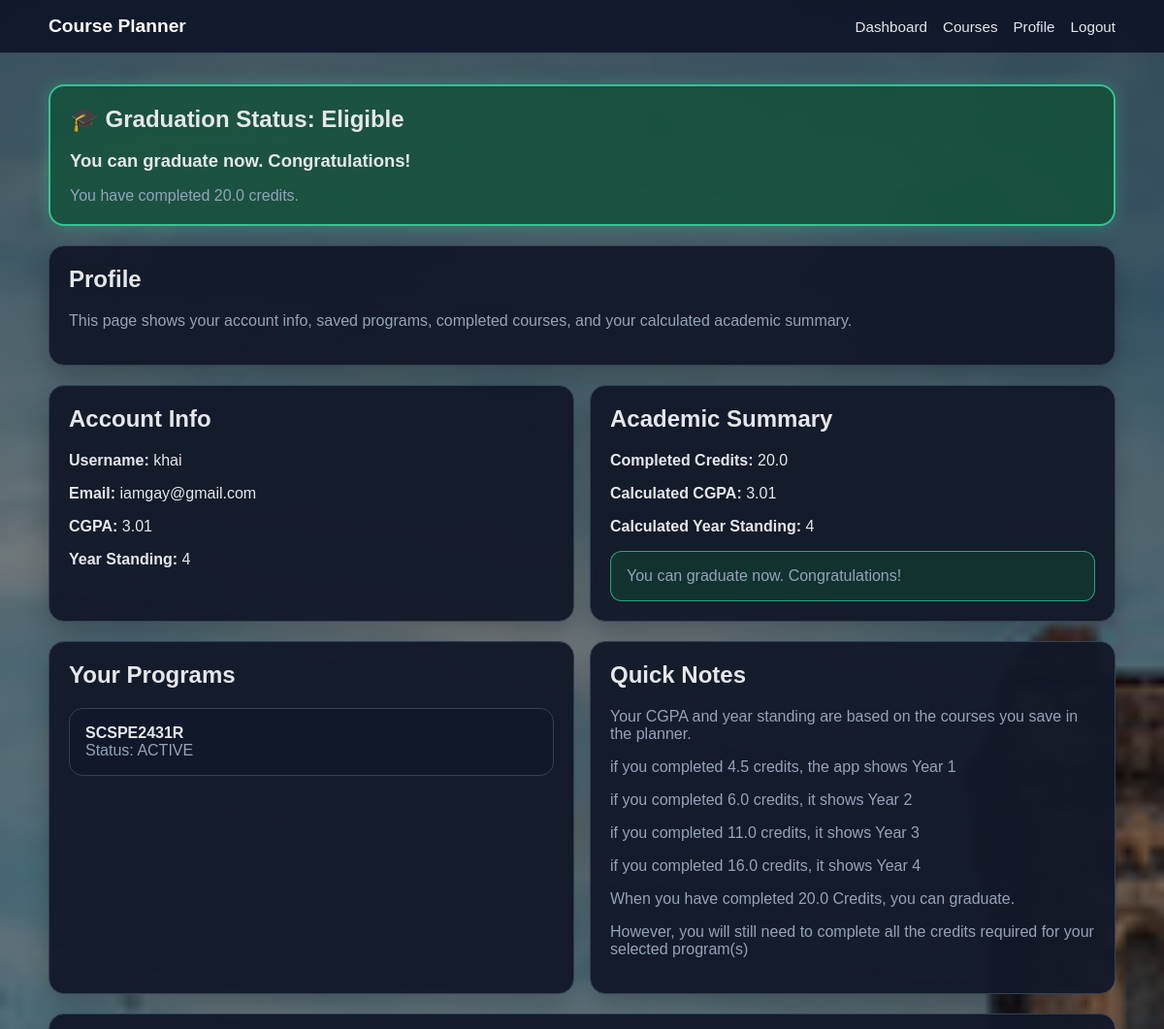
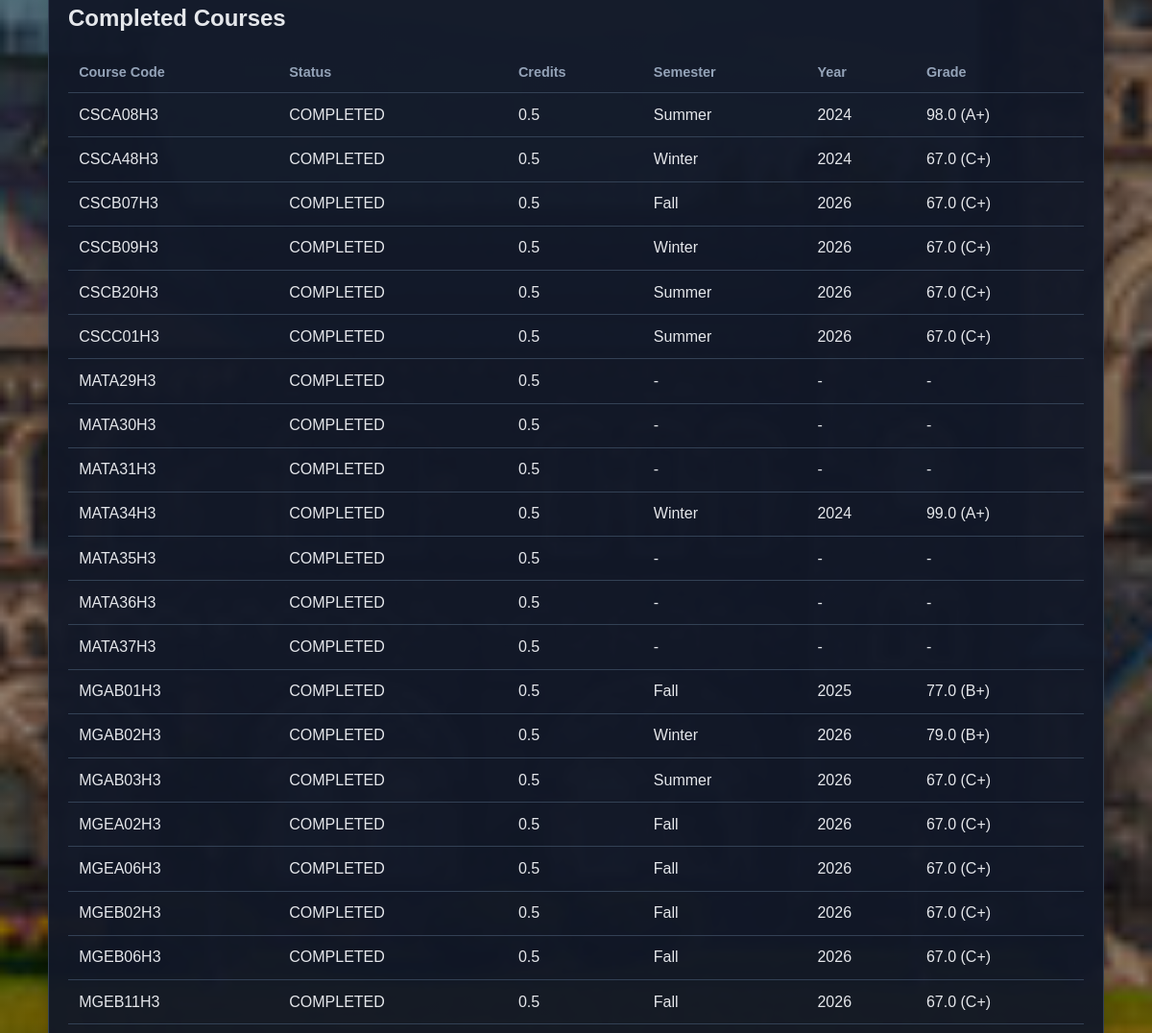
/profile (signed in, upper part), run on an earlier commit of the app's database (2 pictures, top to bottom).
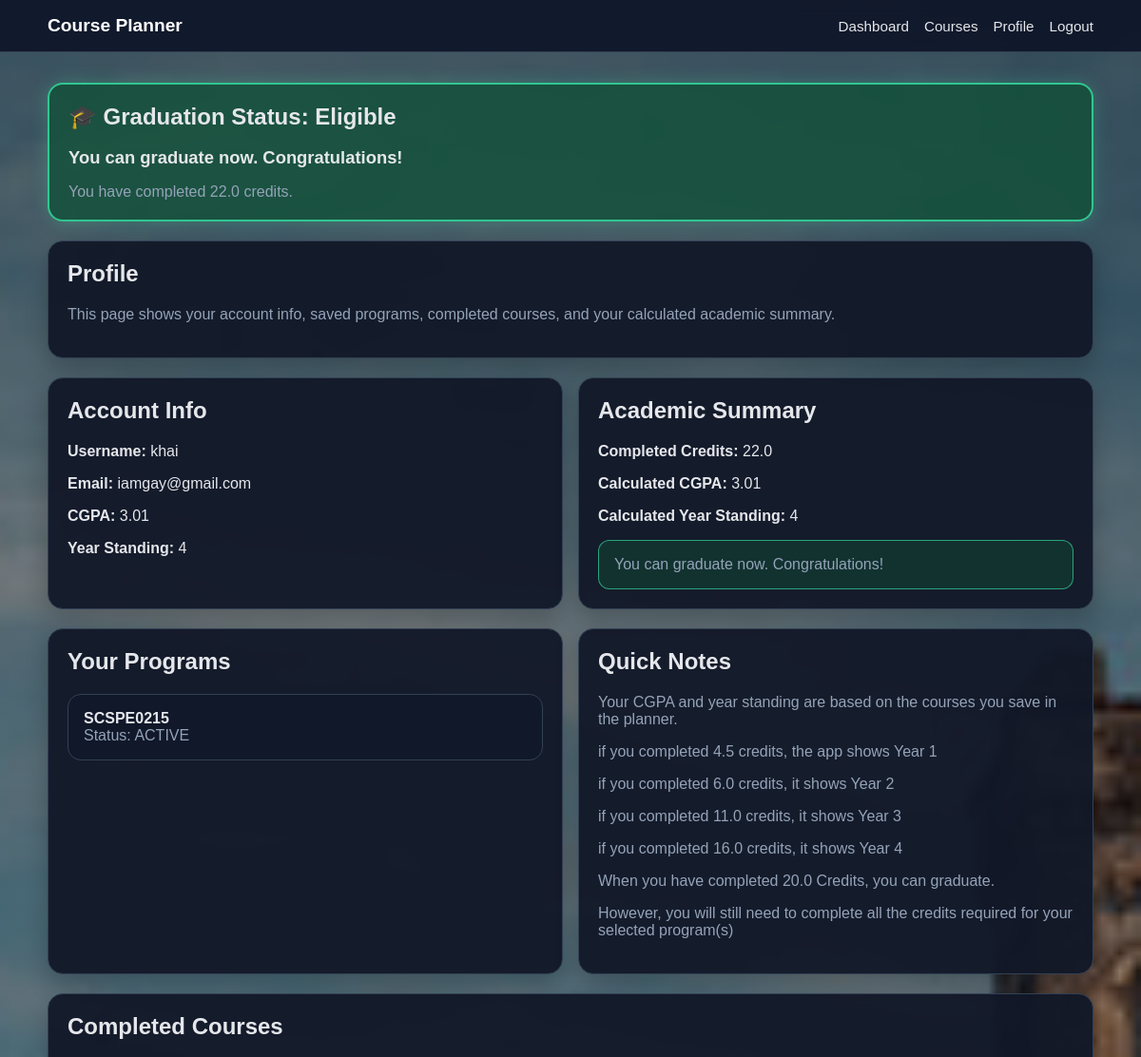
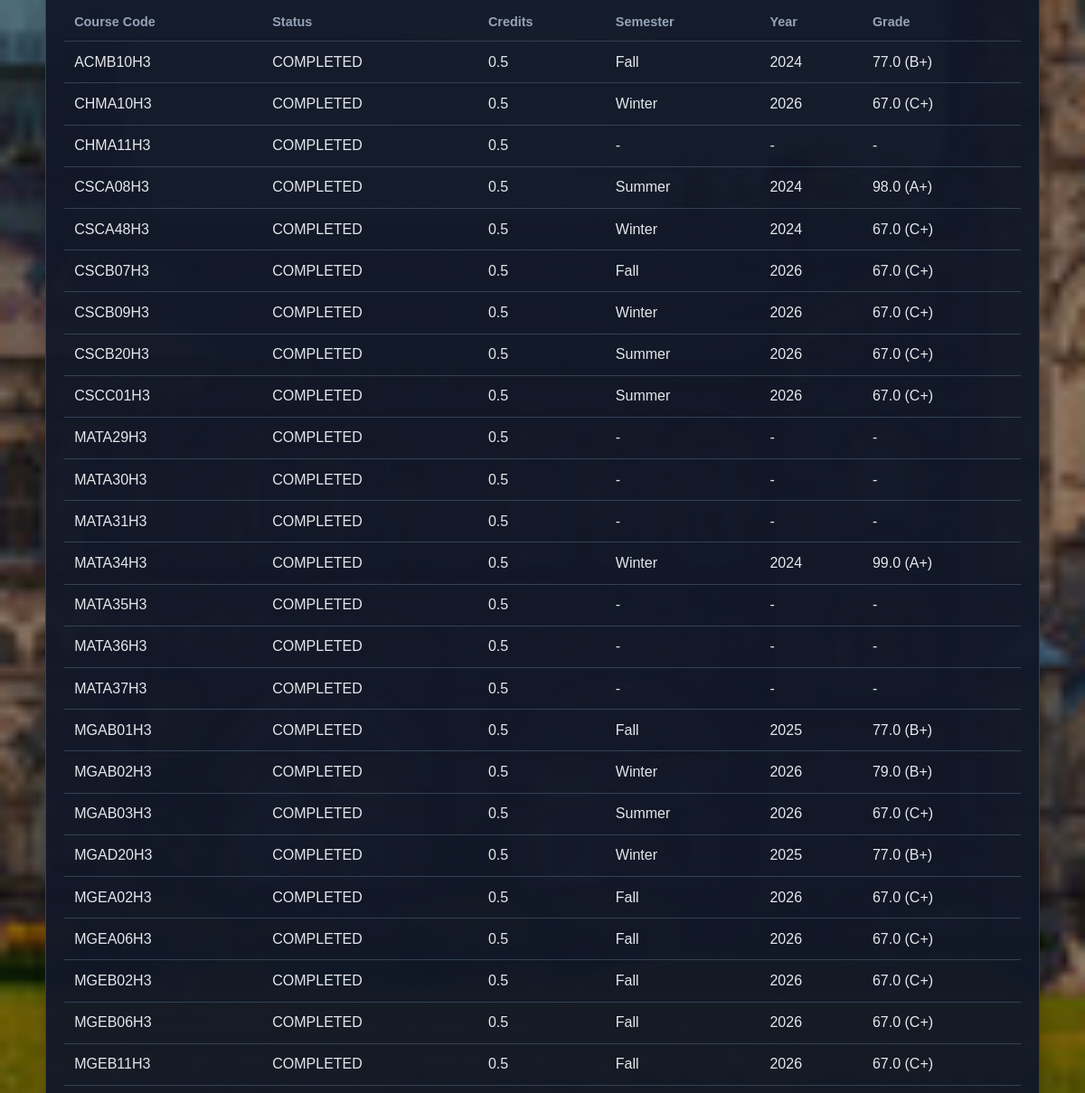
And on a later commit of the database (2 pictures, top to bottom).
### tables this page shows
CREATE TABLE users (
    user_id INTEGER PRIMARY KEY,
    username TEXT NOT NULL UNIQUE,
    password TEXT NOT NULL,
    email TEXT NOT NULL UNIQUE,
    cgpa REAL NOT NULL DEFAULT 0.0,
    year_standing INTEGER NOT NULL DEFAULT 1
);

CREATE TABLE user_programs (
    id INTEGER PRIMARY KEY,
    user_id INTEGER NOT NULL,
    program_code TEXT NOT NULL,
    status TEXT NOT NULL DEFAULT 'ACTIVE',
    start_year INTEGER,
    end_year INTEGER,
    FOREIGN KEY (user_id) REFERENCES users(user_id)
);

CREATE TABLE completed_courses (
    record_id INTEGER PRIMARY KEY,
    user_id INTEGER NOT NULL,
    course_code TEXT NOT NULL,
    semester TEXT,
    year INTEGER,
    grade TEXT,
    numeric_grade REAL,
    status TEXT NOT NULL DEFAULT 'COMPLETED',
    credits_earned REAL NOT NULL DEFAULT 0.5,
    FOREIGN KEY (user_id) REFERENCES users(user_id)
);

### Backend/user_routes.py (the view)
    @app.route("/profile")
    def profile():
        if "user_id" not in session:
            flash("Please log in first.")
            return redirect(url_for("login"))
        user_id = session["user_id"]
        conn = get_conn()
        user = conn.execute("""
            SELECT *
            FROM users
            WHERE user_id = ?
        """, (user_id,)).fetchone()
        user_programs = conn.execute("""
            SELECT *
            FROM user_programs
            WHERE user_id = ?
            ORDER BY id
        """, (user_id,)).fetchall()
        completed_courses = conn.execute("""
            SELECT *
            FROM completed_courses
            WHERE user_id = ?
            ORDER BY course_code
        """, (user_id,)).fetchall()
        academic_summary = _calculate_academic_summary(conn, user_id)
        conn.close()
        return render_template(
            "profile.html",
            user=user,
            user_programs=user_programs,
            completed_courses=completed_courses,
            academic_summary=academic_summary
        )

### Backend/runtime_db.py (called while the page is built)
def init_runtime_db():
    RUNTIME_DB_PATH.parent.mkdir(parents=True, exist_ok=True)
    conn = sqlite3.connect(RUNTIME_DB_PATH)
    conn.execute("PRAGMA foreign_keys = ON;")
    conn.executescript(SCHEMA)
    conn.commit()
    conn.close()

def get_conn():
    init_runtime_db()
    conn = sqlite3.connect(RUNTIME_DB_PATH)
    conn.row_factory = sqlite3.Row
    conn.execute("PRAGMA foreign_keys = ON;")
    return conn

### Backend/user_routes.py (called while the page is built, shortened)
def _safe_float(value):
    try:
        return float(value)
    except:
        return 0.0

def _letter_to_gpa_points(letter_grade):
    if not letter_grade:
        return None

def _numeric_to_gpa_points(numeric_grade):
    if numeric_grade is None:
        return None
    try:
        grade = float(numeric_grade)
    except:
        return None
    if grade >= 85:
        return 4.0
    if grade >= 80:
        return 3.7
    if grade >= 77:
        return 3.3
    if grade >= 73:
        return 3.0
    if grade >= 70:
        return 2.7
    if grade >= 67:
        return 2.3

def _grade_to_gpa_points(letter_grade, numeric_grade):
    points_from_numeric = _numeric_to_gpa_points(numeric_grade)
    if points_from_numeric is not None:
        return points_from_numeric
    return _letter_to_gpa_points(letter_grade)

def _calculate_year_standing(completed_credits):
    if completed_credits >= 15.0:
        return 4
    if completed_credits >= 10.0:
        return 3
    if completed_credits >= 5.0:
        return 2
    return 1

### templates/profile.html (shortened to what this page needs)
{% extends "base.html" %}
{% block content %}
<div class="grid" style="gap: 1.25rem;">
    {% if academic_summary and academic_summary.can_graduate %}
        <section class="hero-card" style="border: 2px solid rgba(53, 211, 154, 0.9); background: rgba(16, 80, 56, 0.78); box-shadow: 0 0 18px rgba(53, 211, 154, 0.28);">
            <h2 style="margin-bottom: 0.45rem;">🎓 Graduation Status: Eligible</h2>
            <p style="font-size: 1.15rem; font-weight: 700; margin-bottom: 0.35rem;">
                You can graduate now. Congratulations!
            </p>
            <p class="small" style="margin-bottom: 0;">
                You have completed {{ academic_summary.completed_credits }} credits.
            </p>
        </section>
    {% endif %}
    <section class="hero-card">
        <h1>Profile</h1>
        <p class="muted">This page shows your account info, saved programs, completed courses, and your calculated academic summary.</p>
    </section>
    <section class="grid two">
        <div class="card">
            <h2>Account Info</h2>
            {% if user %}
                <p><strong>Username:</strong> {{ user.username }}</p>
                <p><strong>Email:</strong> {{ user.email }}</p>
                <p><strong>CGPA:</strong> {{ user.cgpa }}</p>
                <p><strong>Year Standing:</strong> {{ user.year_standing }}</p>
            {% else %}
                <div class="empty-state">User info not found.</div>
            {% endif %}
        </div>
        <div class="card">
            <h2>Academic Summary</h2>
            {% if academic_summary %}
                <p><strong>Completed Credits:</strong> {{ academic_summary.completed_credits }}</p>
                <p><strong>Calculated CGPA:</strong> {{ academic_summary.cgpa }}</p>
                <p><strong>Calculated Year Standing:</strong> {{ academic_summary.year_standing }}</p>
                {% if academic_summary.can_graduate %}
                    <div class="empty-state" style="margin-top: 1rem; border: 1px solid rgba(53, 211, 154, 0.7); background: rgba(16, 80, 56, 0.45);">
                        You can graduate now. Congratulations!
                    </div>
                {% endif %}
            {% else %}
                <div class="empty-state">Academic summary not available yet.</div>
            {% endif %}
        </div>
    </section>
    <section class="grid two">
        <div class="list-card">
            <h2>Your Programs</h2>
            {% if user_programs %}
                <div class="simple-list">
                    {% for row in user_programs %}
                        <div class="simple-item">
                            <strong>{{ row.program_code }}</strong>
                            <div class="meta">Status: {{ row.status }}</div>
                        </div>
                    {% endfor %}
                </div>
            {% else %}
                <div class="empty-state">No programs saved yet.</div>
            {% endif %}
        </div>
        <div class="card">
            <h2>Quick Notes</h2>
            <p class="small">Your CGPA and year standing are based on the courses you save in the planner.</p>
            <p class="small">if you completed 4.5 credits, the app shows Year 1</p>
            <p class="small">if you completed 6.0 credits, it shows Year 2</p>
            <p class="small">if you completed 11.0 credits, it shows Year 3</p>
            <p class="small">if you completed 16.0 credits, it shows Year 4</p>
            <p class="small">When you have completed 20.0 Credits, you can graduate.</p>
            <p class="small">However, you will still need to complete all the credits required for your selected program(s)</p>
        </div>
    </section>
    <section class="table-card">
        <h2>Completed Courses</h2>
        {% if completed_courses %}
            <div style="overflow-x: auto;">
                <table>
                    <thead>
                        <tr>
                            <th>Course Code</th>
                            <th>Status</th>
                            <th>Credits</th>
                            <th>Semester</th>
                            <th>Year</th>
                            <th>Grade</th>
                        </tr>
                    </thead>
                    <tbody>
                        {% for row in completed_courses %}
                            <tr>
                                <td>{{ row.course_code }}</td>
                                <td>{{ row.status }}</td>
                                <td>{{ row.credits_earned }}</td>
                                <td>{{ row.semester or "-" }}</td>
                                <td>{{ row.year or "-" }}</td>
                                <td>
                                    {% if row.numeric_grade is not none and row.grade %}
                                        {{ row.numeric_grade }} ({{ row.grade }})
                                    {% elif row.numeric_grade is not none %}
                                        {{ row.numeric_grade }}
                                    {% elif row.grade %}
                                        {{ row.grade }}
                                    {% else %}
                                        -
                                    {% endif %}
                                </td>
                            </tr>
                        {% endfor %}
                    </tbody>
                </table>
            </div>
        {% else %}
            <div class="empty-state">No completed courses saved yet.</div>
        {% endif %}
    </section>
</div>
{% endblock %}

### templates/base.html (shortened to what this page needs)
<!DOCTYPE html>
<html lang="en">
<head>
    <link rel="stylesheet" href="{{ url_for('static', filename='styles.css') }}">
</head>
<body>
    <header class="site-header">
        <div class="container nav-wrap">
            <a class="brand" href="{{ url_for('home') }}">Course Planner</a>
            <nav class="navbar">
                {% if "user_id" in session %}
                    <a href="{{ url_for('dashboard') }}">Dashboard</a>
                    <a href="{{ url_for('courses') }}">Courses</a>
                    <a href="{{ url_for('profile') }}">Profile</a>
                    <a href="{{ url_for('logout') }}">Logout</a>
                {% else %}
                    <a href="{{ url_for('login') }}">Login</a>
                    <a href="{{ url_for('register') }}">Register</a>
                {% endif %}
            </nav>
        </div>
    </header>
    <main class="page-shell">
        <div class="container">
            {% block content %}{% endblock %}
        </div>
    </main>
</body>
</html>

### static/styles.css (style rules this page uses)
* { box-sizing: border-box; }
:root { --bg: #0f172a; --panel: #111827; --panel-2: #1f2937; --line: #334155; --text: #e5e7eb; --muted: #94a3b8; --accent: #38bdf8; --accent-2: #22c55e; --danger: #f87171; --warning: #fbbf24; --card: #111827; }
html, body { margin: 0; padding: 0; font-family: Arial, Helvetica, sans-serif; background: linear-gradient(180deg, #0b1220 0%, #111827 100%); color: var(--text); min-height: 100%; }
a { color: var(--accent); text-decoration: none; }
.container { width: min(1100px, calc(100% - 2rem)); margin: 0 auto; }
.site-header { border-bottom: 1px solid var(--line); background: rgba(15, 23, 42, 0.95); backdrop-filter: blur(8px); position: sticky; top: 0; z-index: 10; }
.nav-wrap { display: flex; justify-content: space-between; align-items: center; gap: 1rem; padding: 1rem 0; }
.brand { font-size: 1.2rem; font-weight: 700; color: white; }
.navbar { display: flex; gap: 1rem; flex-wrap: wrap; align-items: center; }
.navbar a, .navbar button { color: var(--text); background: transparent; border: none; cursor: pointer; font-size: 0.95rem; }
.page-shell { padding: 2rem 0 3rem; }
.hero-card, .card, .form-card, .table-card, .list-card { background: rgba(17, 24, 39, 0.95); border: 1px solid var(--line); border-radius: 16px; padding: 1.25rem; box-shadow: 0 10px 25px rgba(0, 0, 0, 0.22); }
.grid { display: grid; gap: 1rem; }
.grid.two { grid-template-columns: repeat(auto-fit, minmax(300px, 1fr)); }
h1, h2, h3 { margin-top: 0; }
p.muted, .small, .meta { color: var(--muted); }
.course-list, .audit-list, .simple-list { display: grid; gap: 0.85rem; }
.course-item, .audit-item, .simple-item { border: 1px solid var(--line); border-radius: 14px; padding: 1rem; background: rgba(15, 23, 42, 0.75); }
table { width: 100%; border-collapse: collapse; }
th, td { padding: 0.85rem 0.7rem; border-bottom: 1px solid var(--line); text-align: left; vertical-align: top; }
th { color: var(--muted); font-size: 0.9rem; }
.empty-state { color: var(--muted); border: 1px dashed var(--line); border-radius: 12px; padding: 1rem; }
body { margin: 0; min-height: 100vh; background: linear-gradient(rgba(0, 0, 0, 0.45), rgba(0, 0, 0, 0.45)), url("/static/images/uoft.jpg"); background-size: cover; background-position: center; background-repeat: no-repeat; background-attachment: fixed; }

What changed in the data, as far as the page shows it:
removed user_programs: program_code "SCSPE2431R", status "ACTIVE"
added user_programs: program_code "SCSPE0215", status "ACTIVE"
added completed_courses: course_code "ACMB10H3", status "COMPLETED", credits_earned "0.5", semester "Fall", year "2024", numeric_grade "77.0", grade "B+"
added completed_courses: course_code "CHMA10H3", status "COMPLETED", credits_earned "0.5", semester "Winter", year "2026", numeric_grade "67.0", grade "C+"
added completed_courses: course_code "CHMA11H3", status "COMPLETED", credits_earned "0.5", semester "-", year "-"
added completed_courses: course_code "MGAD20H3", status "COMPLETED", credits_earned "0.5", semester "Winter", year "2025", numeric_grade "77.0", grade "B+"
Also different on the page:
{{ academic_summary.completed_credits }}: "20.0" → "22.0"
